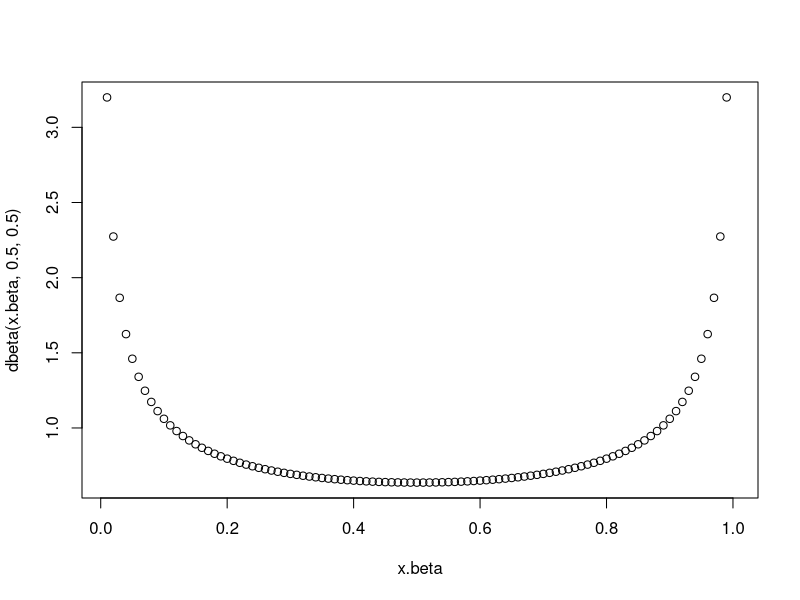
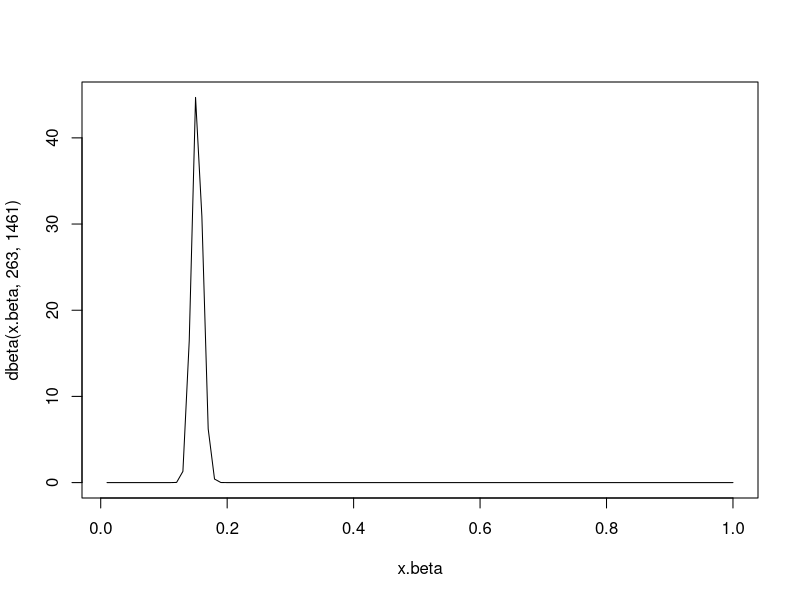

These figures' R source, in order:
#Generating the dataset
Y <- rep(0,10)
Y <- append(Y,rep(1,4))
Y <- append(Y,rep(0,30))
Y <- append(Y,rep(1,4))
Y <- append(Y,rep(0,32))
Y <- append(Y,rep(1,2))
X <- rep(0,14)
X <- append(X,rep(1,34))
X <- append(X,rep(2,34))


rats.dataframe <- data.frame(Y,X)

#Running a GLM 
classical.log <- glm(Y~X, data = rats.dataframe, family = binomial())
summary(classical.log)


#Non Inf Beta
x.beta <- seq(0.01,1,by=0.01)
plot(x.beta, dbeta(x.beta, 0.5,0.5))


#Inf Beta
plot(x.beta, dbeta(x.beta, 263, 1461), type = "l")


